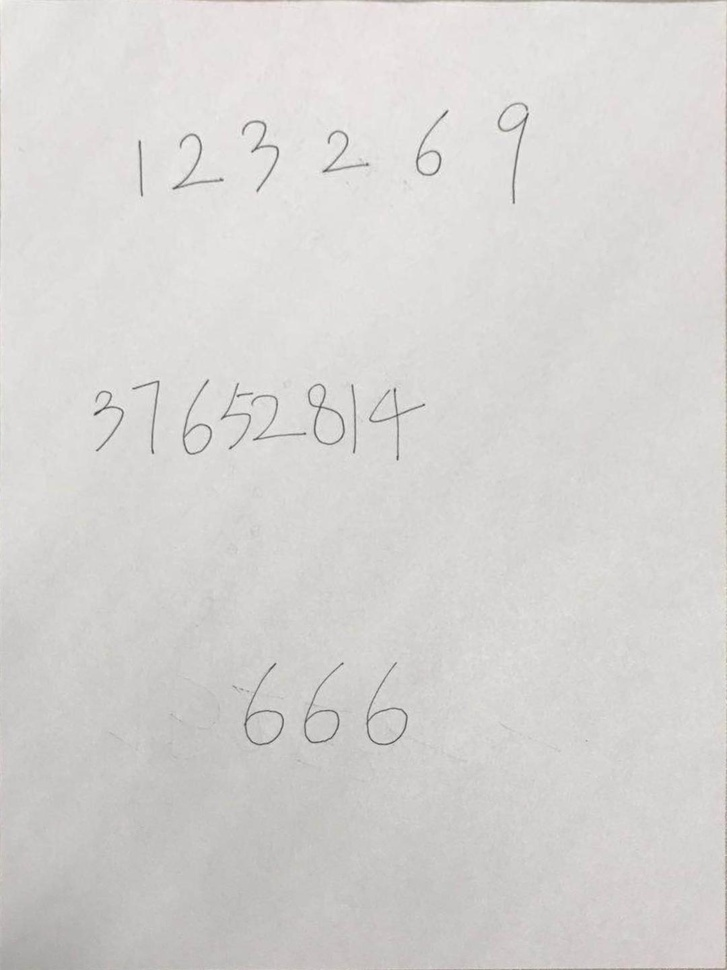
%> input picture output/S1/S1_result.jpg, 727 x 970 px, shrunk from 1080 x 1440 before the run
$ octave S2_cutImg.m   (GNU Octave 9; MATLAB toolbox functions it lacks are replaced by stand-ins)
%> lines starting %> are read from the running program, lines starting %| are printed output that depends on the picture; in (x1, y1, x2, y2) boxes, pixels count from 0 and x2, y2 are one past the last pixel; in counts of white or black regions, pixels touching at a corner belong together; the program's own positions count from 1
### src/F2_imerode.m
function output_img = F2_imerode( input_img )
    B = [ 0 1 0
          1 1 1
          0 1 0];
    % 第一次腐蚀
    output_img = imerode(input_img,B);
    % 第二次腐蚀
    output_img = imerode(output_img,B);
end

### src/S2_cutImg.m
close all;
clc;
clear;
% 输入图像
input_img  = imread('..\output\S1\S1_result.jpg');
%> input_img is the input picture: size 970x727x3 uint8; mean R, G, B 213.6, 212, 210.1
%输出图像（将输入图像中的线条一个一个输出）
gray_img = rgb2gray(input_img);
figure(1);
subplot(1,2,1);
imshow(gray_img);
title('灰度图');
imwrite(gray_img, '..\output\S2\gary_img.jpg');

% 1.通过阈值进行前后景分割（将线条和A4纸分开）
thresh_result = im2bw(gray_img, 0.65);
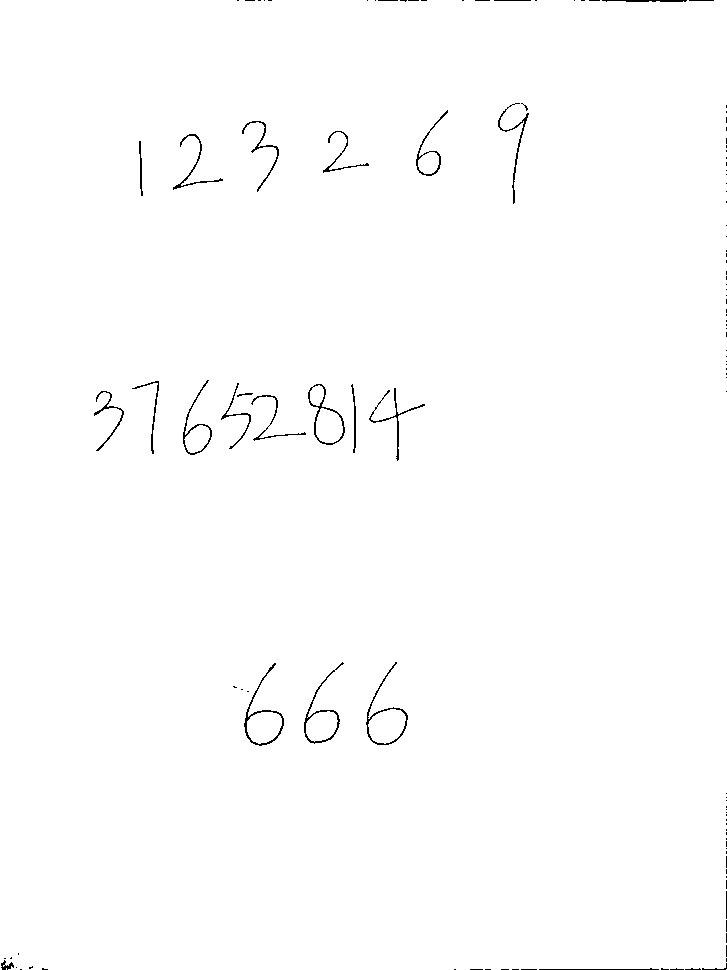
%> thresh_result: size 970x727 logical; 99.3% white; black in thin lines or dots
subplot(1,2,2);
imshow(thresh_result);
title('阈值前后景分割');
imwrite(thresh_result, '..\output\S2\thresh_result.jpg');
saveas(gcf, '..\output\S2\figure1.jpg');

% 2.轮廓检测
% 形态学图像处理（膨胀腐蚀）
imdilate_result = F2_imerode(thresh_result);
%> in F2_imerode, `output_img = imerode(input_img,B);`: output_img: size 970x727 logical; 98.6% white; 79 black regions (53 under 20 px), largest, box (x1, y1, x2, y2) and area: (511, 837, 727, 970) 679, (243, 662, 285, 747) 656, (365, 661, 409, 746) 650
%> in F2_imerode, `output_img = imerode(output_img,B);`: output_img: size 970x727 logical; 97.8% white; 51 black regions (15 under 20 px), largest, box (x1, y1, x2, y2) and area: (499, 804, 727, 970) 1128, (364, 660, 410, 747) 979, (242, 661, 286, 748) 970
figure(2);
subplot(1,2,1);
imshow(imdilate_result);
title('膨胀腐蚀');
imwrite(imdilate_result, '..\output\S2\imdilate_result.jpg');
% 检测轮廓
% 为方便连通区域选择，二值图取反
imdilate_result = ~imdilate_result;
%获取连通区域，并进行显示
% imclearborder:边界对象抑制
IM2 = imclearborder(imdilate_result,8);
%> IM2: size 970x727 logical; 1.8% white; 21 white regions (3 under 20 px), largest, box (x1, y1, x2, y2) and area: (364, 660, 410, 747) 979, (242, 661, 286, 748) 970, (302, 660, 346, 746) 922
% bwareaopen:删除小面积对象
BW2 = bwareaopen(IM2,60,8);
figure(2);
%寻找边缘，不包括孔
[B,L] = bwboundaries(BW2,'noholes');
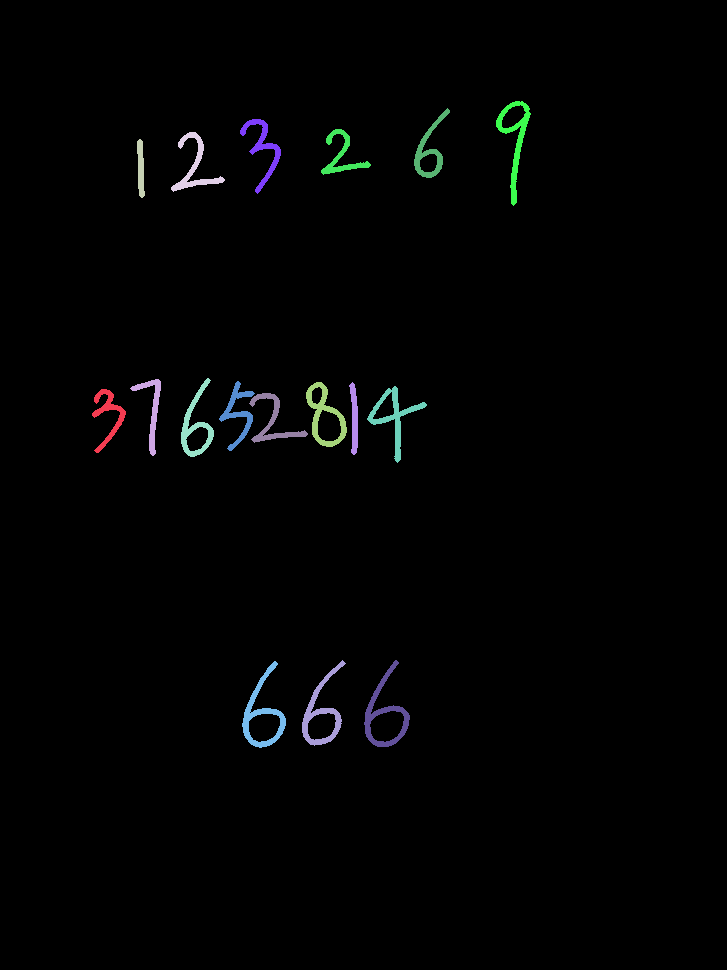
%> L: size 970x727 double; 18 distinct labels, from 0 to 17; one colour per label, 0 black
%> B = 17 boundaries; largest, box (x1, y1, x2, y2) and points: (496, 101, 531, 206) 247, (171, 132, 225, 192) 238, (240, 119, 281, 194) 237, (249, 393, 308, 443) 237, (367, 386, 427, 463) 237
subplot(1,2,2);
imshow(L);
title('轮廓检测');
hold on
% 描边
for k = 1:length(B)
   boundary = B{k};
   plot(boundary(:,2), boundary(:,1), 'r', 'LineWidth', 1)
end
%> this loop made 17 passes
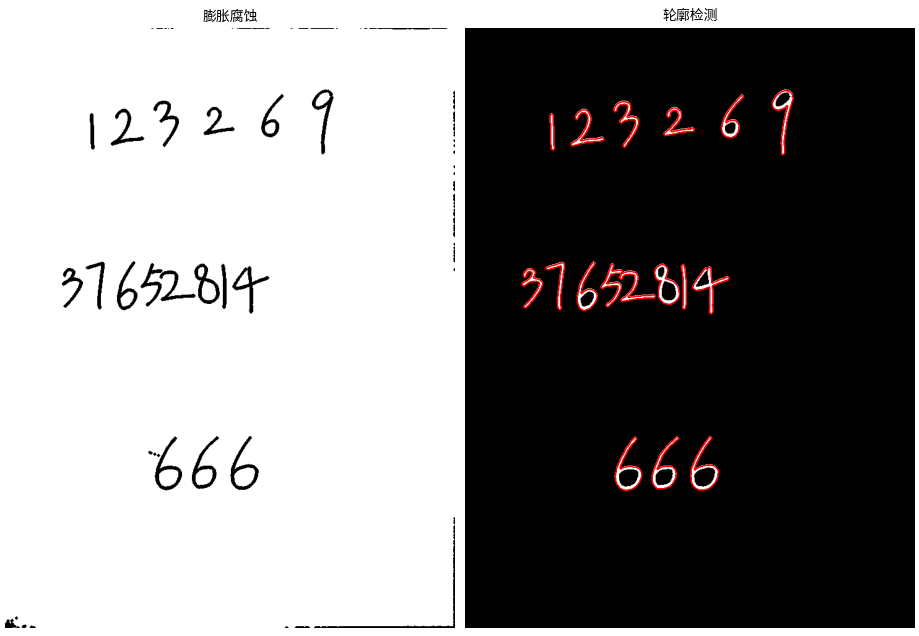
%> figure redrawn from the program's plot data, 2 panels
saveas(gcf, '..\output\S2\figure2.jpg');
% 3.通过ROI将每张图片输出
%获取区域的'basic'属性， 'Area', 'Centroid', and 'BoundingBox'
stats = regionprops(BW2, 'basic');
%> stats = 17 regions; largest, box (x1, y1, x2, y2), Area and Centroid: (364, 660, 410, 747) 979 [385.1 714.1], (242, 661, 286, 748) 970 [262.7 714.5], (302, 660, 346, 746) 922 [322.2 713], (496, 101, 531, 206) 913 [515.6 142], (367, 386, 427, 463) 900 [394.6 417.8]
centroids = cat(1, stats.Centroid);
%> centroids = 17 rows, first 12: [109 415.8; 152.4 410.6; 141.3 169; 195.1 166.9; 196.4 426.2; 238.7 413.9; 263.5 149.3; 262.7 714.5; 273.6 421.6; 322.2 713; 325 415.8; 342.2 156]
%绘制感兴趣区域ROI
figure('name','ROI区域提取');
imshow(input_img);
hold on
plot(centroids(:,1), centroids(:,2), 'r*'),
for i=1:size(stats)
     rectangle('Position',[stats(i).BoundingBox],'LineWidth',1,'LineStyle','-','EdgeColor','b'),
end
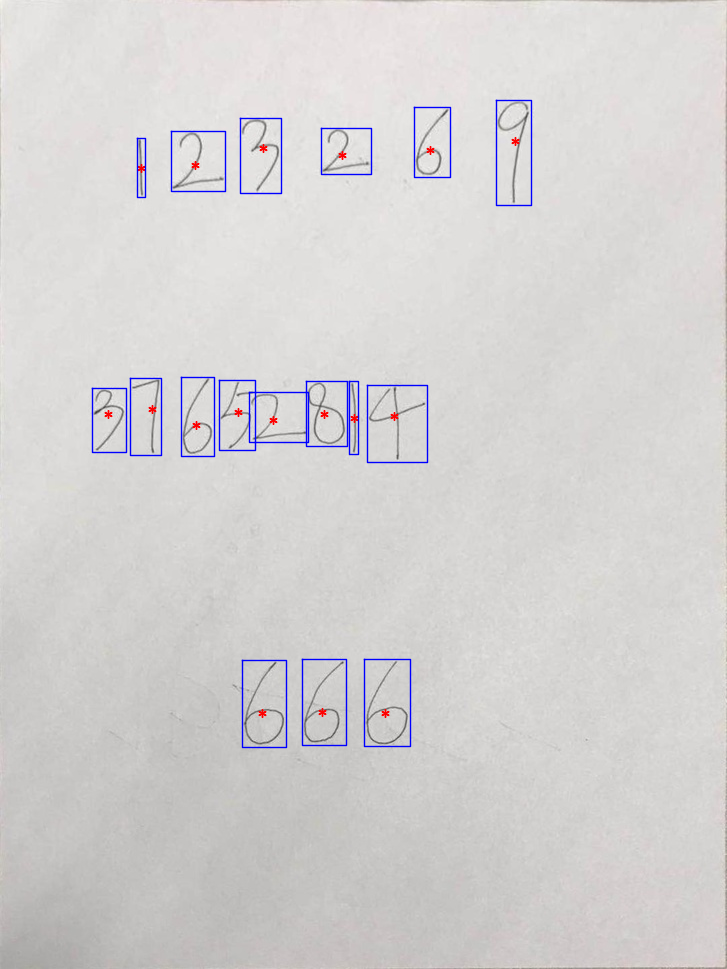
%> figure redrawn from the program's plot data
hold off
saveas(gcf, '..\output\S2\figure3.jpg');
figure('name','截取各个区域');
for i=1:size(stats)
    I = imcrop(input_img, stats(i).BoundingBox);
    subplot(3,6,i);
    imshow(I);
    titlename = ['cut',num2str(i)];
    title(titlename);
%     filename = ['..\output\S2\cut\cut',num2str(i),'.jpg'];
    filename = sprintf('%d.jpg',i);
    filename = fullfile('..\output\S2\cut',filename);
    imwrite(I,filename);
end
%> this loop made 17 passes
%> (titlename, filename) on passes 1 to 12: ('cut1', '1.jpg'), ('cut2', '2.jpg'), ('cut3', '3.jpg'), ('cut4', '4.jpg'), ('cut5', '5.jpg'), ('cut6', '6.jpg'), ('cut7', '7.jpg'), ('cut8', '8.jpg'), ('cut9', '9.jpg'), ('cut10', '10.jpg'), ('cut11', '11.jpg'), ('cut12', '12.jpg')
%> pass 1, `I = imcrop(input_img, stats(i).BoundingBox);`:
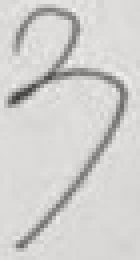
%> I: size 65x35x3 uint8 (shown 4 times larger); mean R, G, B 209.1, 208.1, 206.1
%> pass 2, `I = imcrop(input_img, stats(i).BoundingBox);`:
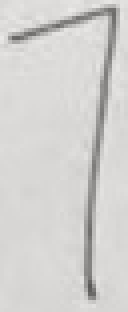
%> I: size 78x32x3 uint8 (shown 4 times larger); mean R, G, B 210.7, 209.7, 207.7
%> after the loop:
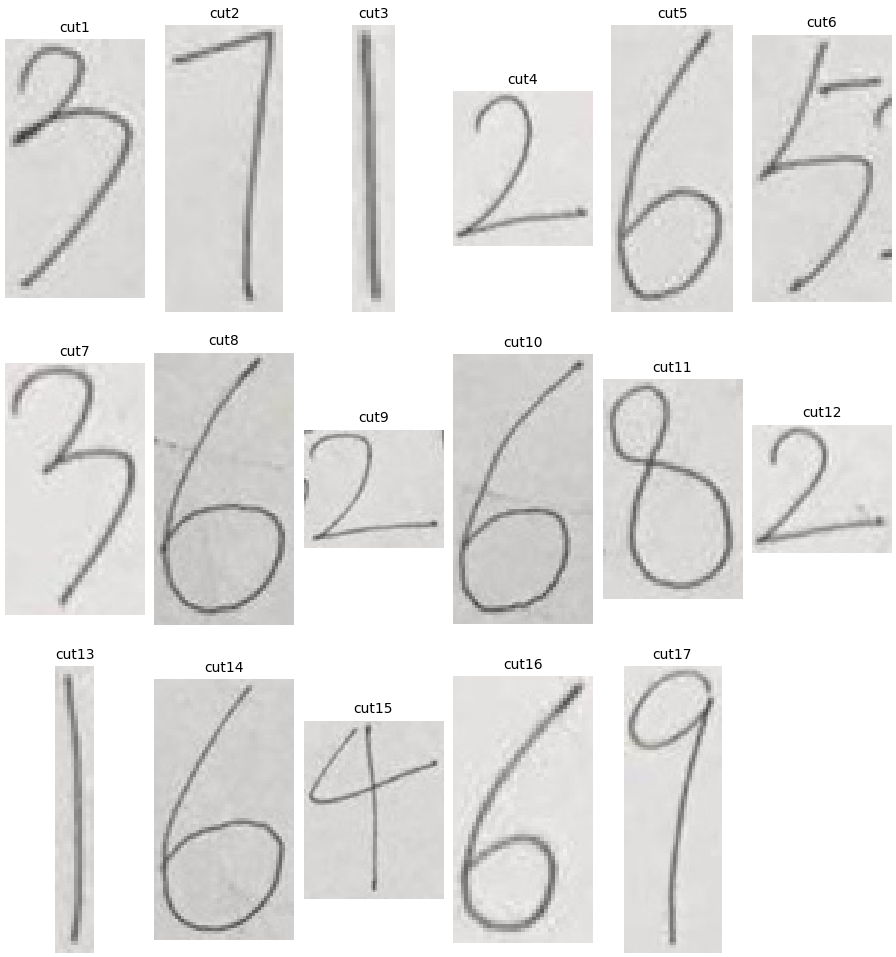
%> figure redrawn from the program's plot data, 17 panels
saveas(gcf, '..\output\S2\figure4.jpg');
